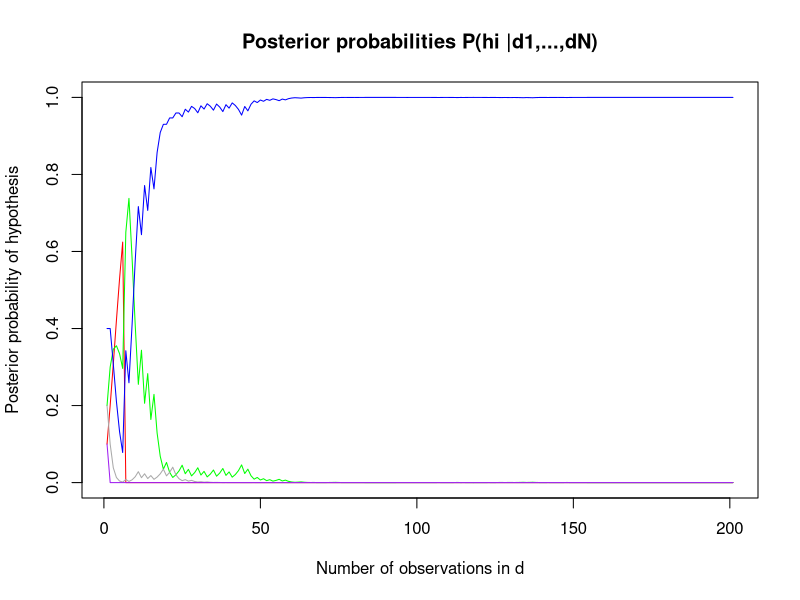
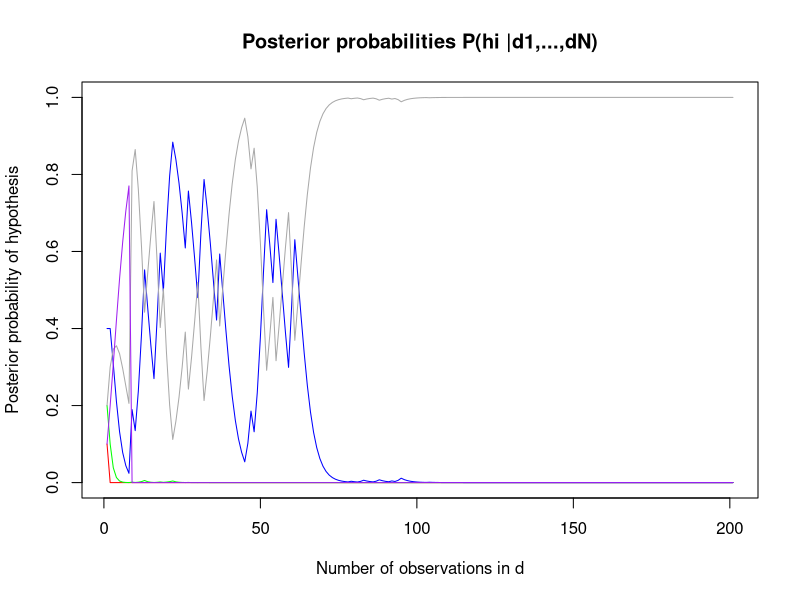

Write R code to recreate these figures, in order.
## ---- chunk 1
knitr::opts_chunk$set(echo = TRUE)
## ---- chunk 2

main_func <- function(prob) {

  theta <- c(0.0, 0.25, 0.5, 0.75, 1)

  n <- 200

  candyData <- rbinom(n, 1, prob)

  phd1 <- c(0.1)
  phd2 <- c(0.2)
  phd3 <- c(0.4)
  phd4 <- c(0.2)
  phd5 <- c(0.1)


  for (d in candyData) {
    if (d == 1) {
      phd1 <- append(phd1, theta[1])
      phd2 <- append(phd2, theta[2])
      phd3 <- append(phd3, theta[3])
      phd4 <- append(phd4, theta[4])
      phd5 <- append(phd5, theta[5])
    }
    else {
      phd1 <- append(phd1, 1 - theta[1])
      phd2 <- append(phd2, 1 - theta[2])
      phd3 <- append(phd3, 1 - theta[3])
      phd4 <- append(phd4, 1 - theta[4])
      phd5 <- append(phd5, 1 - theta[5])
    }
  }

  for (x in 2:(length(candyData) + 1)) {
    phd1[x] <- phd1[x - 1] * phd1[x]
    phd2[x] <- phd2[x - 1] * phd2[x]
    phd3[x] <- phd3[x - 1] * phd3[x]
    phd4[x] <- phd4[x - 1] * phd4[x]
    phd5[x] <- phd5[x - 1] * phd5[x]

    totx <- phd1[x] +
      phd2[x] +
      phd3[x] +
      phd4[x] +
      phd5[x]

    phd1[x] <- phd1[x] / totx
    phd2[x] <- phd2[x] / totx
    phd3[x] <- phd3[x] / totx
    phd4[x] <- phd4[x] / totx
    phd5[x] <- phd5[x] / totx

  }

  plot(phd1, type = "l", col = "red", xlab = "Number of observations in d", ylab = "Posterior probability of hypothesis", xlim = c(1, (n + 1)), ylim = c(0, 1), main = "Posterior probabilities P(hi |d1,...,dN)")
  # axis(1, at= 1:(n+1), rep(0:n))
  lines(phd2, type = "l", col = "green")
  lines(phd3, type = "l", col = "blue")
  lines(phd4, type = "l", col = "darkgrey")
  lines(phd5, type = "l", col = "purple")
}

main_func(0.5)

## ---- chunk 3
main_func(0.75)
